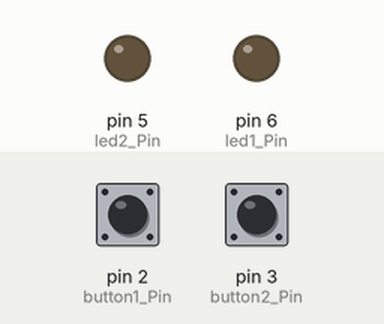
Bench run of a sketch on a simulated Arduino Uno, built with avr-gcc and run on an emulated ATmega328P. Parts: output pins drawn as LEDs (lit = HIGH). Dashed ring = blinking. The test bench sets the inputs (shaded band); at power-on: pin 3 (button2_Pin) HIGH, pin 2 (button1_Pin) HIGH.

Above: at 1.2 s.
1.3 s: pin 3 (button2_Pin) pulled LOW for 0.15 s
At 2.1 s:
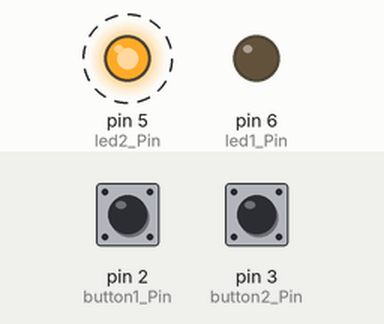
4.4 s: pin 2 (button1_Pin) pulled LOW for 0.15 s
At 5.6 s:
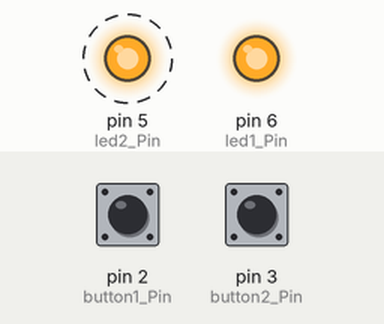
7.5 s: pin 2 (button1_Pin) pulled LOW for 1 s
At 9.9 s:
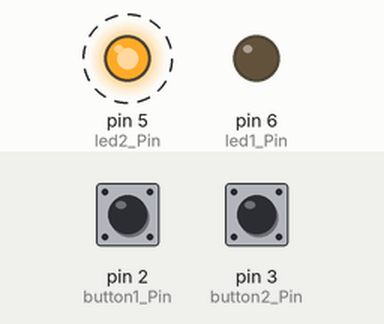
11.5 s: pin 2 (button1_Pin) pulled LOW for 3.2 s
At 13.1 s:
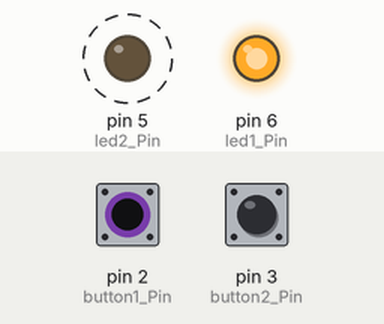
Timing chart, 0 to 18.7 s (numbered marks = the images above; inputs shaded):
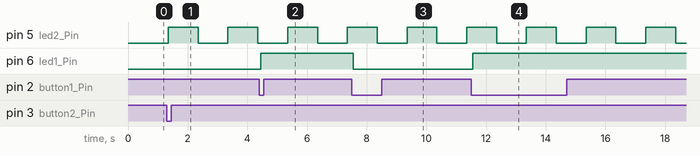

Measured:
- after the input at 1.3 s, pin 5 (led2_Pin): alternates HIGH for 1.0 s and LOW for 1.0 s, starting after 0.05 s
- after the input at 4.4 s, pin 6 (led1_Pin): LOW → HIGH after 0.05 s
- after the input at 7.5 s, pin 6 (led1_Pin): HIGH → LOW after 0.05 s
- after the input at 11.5 s, pin 6 (led1_Pin): LOW → HIGH after 0.05 s

The sketch:

code.ino
```cpp
const int button1_Pin = 2;
const int led1_Pin = 6;

const int button2_Pin = 3;
const int led2_Pin = 5;

const unsigned long debounceDelay = 50;
const unsigned long blinkInterval = 1000;

// Botão 1
int button1Reading = HIGH;
int button1LastReading = HIGH;
int button1StableState = HIGH;
unsigned long button1LastDebounceTime = 0;

// Botão 2
int button2Reading = HIGH;
int button2LastReading = HIGH;
int button2StableState = HIGH;
unsigned long button2LastDebounceTime = 0;

// Estados dos LEDs
bool led1State = LOW;
bool blinkModeLed2 = false;
bool led2State = LOW;

// Controle do pisca
unsigned long lastBlinkTime = 0;

void setup() {
  pinMode(led1_Pin, OUTPUT);
  pinMode(led2_Pin, OUTPUT);

  pinMode(button1_Pin, INPUT_PULLUP);
  pinMode(button2_Pin, INPUT_PULLUP);

  digitalWrite(led1_Pin, LOW);
  digitalWrite(led2_Pin, LOW);

  Serial.begin(9600);
}

void loop() {
  // BOTÃO 1 -> LED 1 liga/desliga
  button1Reading = digitalRead(button1_Pin);

  if (button1Reading != button1LastReading) {
    button1LastDebounceTime = millis();
  }

  if ((millis() - button1LastDebounceTime) > debounceDelay) {
    if (button1Reading != button1StableState) {
      button1StableState = button1Reading;

      if (button1StableState == LOW) {
        led1State = !led1State;
        digitalWrite(led1_Pin, led1State);
      }
    }
  }

  button1LastReading = button1Reading;

  // =========================
  // BOTÃO 2 -> ativa/desativa modo pisca do LED 2
  // =========================
  button2Reading = digitalRead(button2_Pin);

  if (button2Reading != button2LastReading) {
    button2LastDebounceTime = millis();
  }

  if ((millis() - button2LastDebounceTime) > debounceDelay) {
    if (button2Reading != button2StableState) {
      button2StableState = button2Reading;

      if (button2StableState == LOW) {
        blinkModeLed2 = !blinkModeLed2;

        if (!blinkModeLed2) {
          led2State = LOW;
          digitalWrite(led2_Pin, LOW);
        }
      }
    }
  }

  button2LastReading = button2Reading;

  // Pisca do LED 2 sem travar o programa

  if (blinkModeLed2) {
    if (millis() - lastBlinkTime >= blinkInterval) {
      lastBlinkTime = millis();
      led2State = !led2State;
      digitalWrite(led2_Pin, led2State);
    }
  }
}
```
